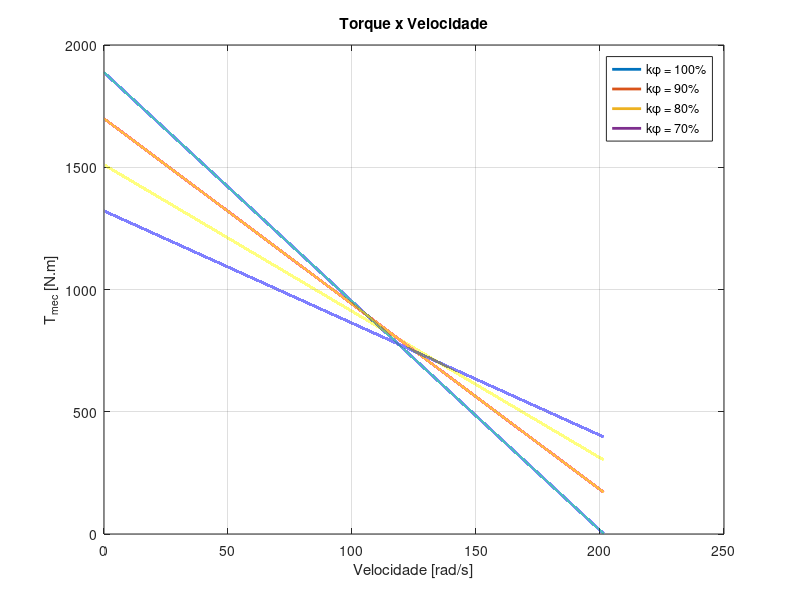

Source code (MATLAB):
clc
clear;

% Características do motor
Ra = 0.6569; % Resistência de armadura

n0 = 201.48; % Velocidade nominal
kphi=2.48;
Va = 500; % Tensão de terminal
velo = linspace(0,n0,100000);% Potência mecânica
tem = kphi*((Va-velo*kphi))/Ra;

plot(velo,tem,'LineWidth',2)
ylabel('T_{mec} [N.m]')
title('Torque x Velocidade')
xlabel('Velocidade [rad/s]')
grid on
hold on
kphi=2.48*0.9;
%velo = linspace(0,n0,100000);% Potência mecânica
tem = kphi*((Va-velo*kphi))/Ra;
plot(velo,tem,'LineWidth',2)
hold on
kphi=2.48*0.80;
%velo = linspace(0,n0,100000);% Potência mecânica
tem = kphi*((Va-velo*kphi))/Ra;
plot(velo,tem,'LineWidth',2)
hold on
kphi=2.48*0.7
%velo = linspace(0,n0,100000);% Potência mecânica
tem = kphi*((Va-velo*kphi))/Ra;
plot(velo,tem,'LineWidth',2)
legend('k\phi = 100%','k\phi = 90%','k\phi = 80%','k\phi = 70%')
hold off